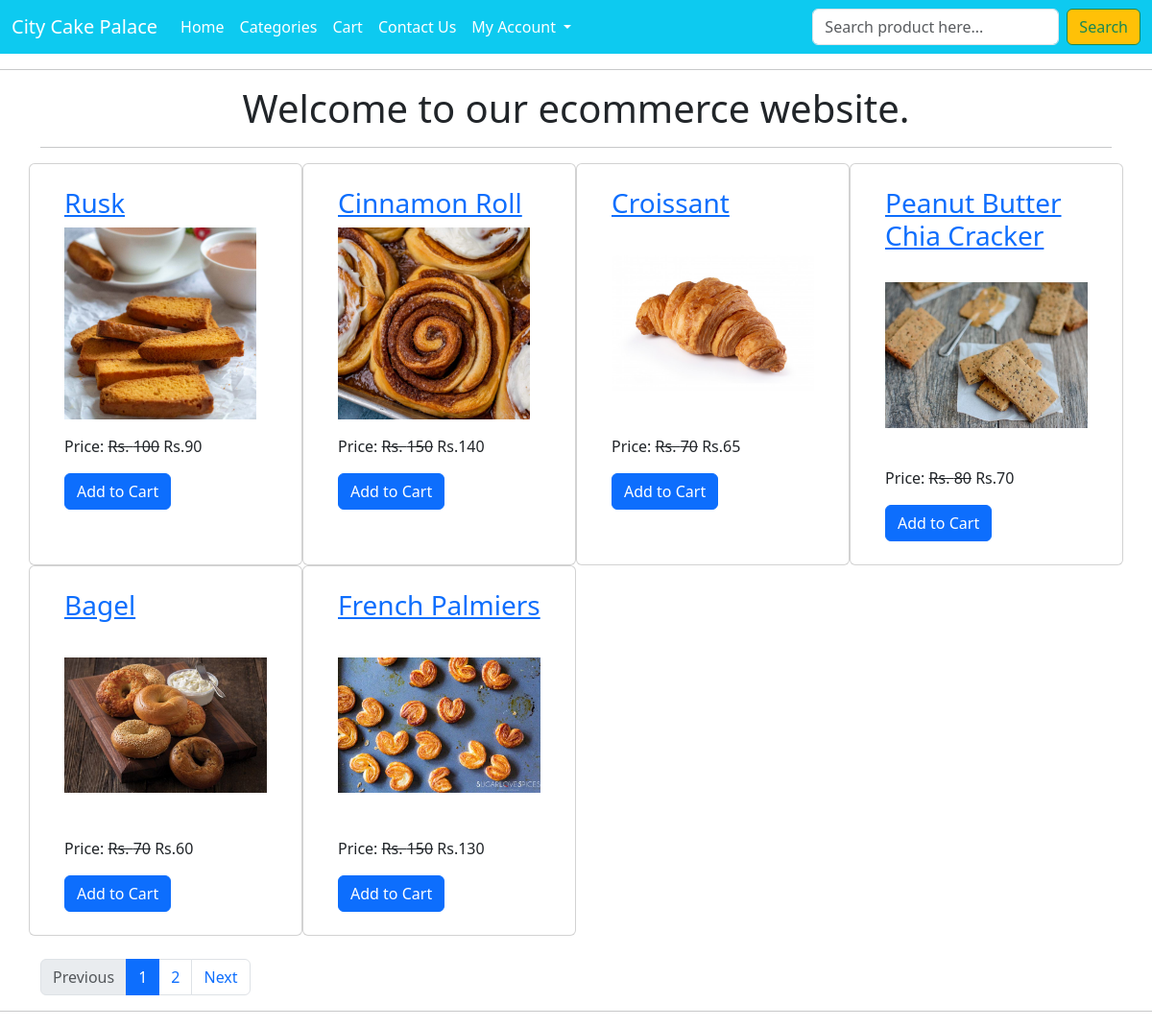
The page / on the database its author committed.
### ecomapp/models.py (models this page shows, shortened)
class Product(models.Model):
    title = models.CharField(max_length=40)
    slug = models.SlugField(unique=True)
    category = models.ForeignKey(Category,on_delete=models.CASCADE)
    image = models.ImageField(upload_to="products")
    marked_price = models.PositiveIntegerField()
    selling_price = models.PositiveIntegerField()
    description =   models.TextField()
    expiry = models.DateField()
    return_policy =models.CharField(max_length=300, null=True,blank = True)
    view_count = models.PositiveIntegerField()

### ecomapp/views.py (the view)
# urls.py: path("",HomeView.as_view(),name="home"),
class HomeView(TemplateView):
    template_name = "home.html"
    def get_context_data(self, **kwargs):
        context =  super().get_context_data(**kwargs)
        all_products = Product.objects.all().order_by("-id")
        paginator = Paginator(all_products,6)
        page_number = self.request.GET.get("page")
        product_list = paginator.get_page(page_number)
        context['product_list'] = product_list
        return context

### templates/home.html (shortened to what this page needs)
{% extends 'base.html' %}
{% block content %}
<div class="container">
    <h1 class="text-center">Welcome to our ecommerce website.</h1>
    <hr>
        <div class="row mt-3">
            {% for p in product_list %}
                <div class="col-md-3 card">
                    <div class="m-4">
                        <h3><a href="{% url 'ecomapp:productdetail' p.slug %}">{{ p.title }}</a></h3>
                        <img src="{{p.image.url}}" class="img-fluid" style="height:200px; object-fit:contain;" />
                        <p class="mt-3">Price: <strike>Rs. {{p.marked_price}}</strike> Rs.{{p.selling_price}}</p>
                        <a href="{% url 'ecomapp:addtocart' p.id %}" class="btn btn-primary">Add to Cart</a>
                    </div>
                </div>
            {% endfor %}
        </div>
<br/>
        <nav aria-label="...">
            <ul class="pagination">
              {% if product_list.has_previous %}
                <li class="page-item">
                  <a class="page-link" href="?page={{ product_list.previous_page_number }}">Previous</a>
                </li>
              {% else %}
                <li class="page-item disabled">
                  <a class="page-link" href="#" tabindex="-1" aria-disabled="true">Previous</a>
                </li>
              {% endif %}
              {% for i in product_list.paginator.page_range %}
                {% if i == product_list.number %}
                  <li class="page-item active"><a class="page-link" href="">{{i}}</a></li>
                {% else %}
                  <li class="page-item"><a class="page-link" href="?page={{i}}">{{i}}</a></li>
                {% endif %}
              {% endfor %}
              {% if product_list.has_next %}
                <li class="page-item">
                  <a class="page-link" href="?page={{ product_list.next_page_number }}">Next</a>
                </li>
              {% else %}
                <li class="page-item disabled">
                  <a class="page-link" href="#" tabindex="-1" aria-disabled="true">Next</a>
                </li>
              {% endif %}
            </ul>
          </nav>
</div>
    {% endblock content %}

### rows shown on the page
Product: title "Rusk", image (picture), marked_price "100", selling_price "90"
Product: title "Cinnamon Roll", image (picture), marked_price "150", selling_price "140"
Product: title "Croissant", image (picture), marked_price "70", selling_price "65"
Product: title "Peanut Butter Chia Cracker", image (picture), marked_price "80", selling_price "70"
Product: title "Bagel", image (picture), marked_price "70", selling_price "60"
Product: title "French Palmiers", image (picture), marked_price "150", selling_price "130"

### other values the page prints
{{ i }} "1"
{{ i }} "2"
